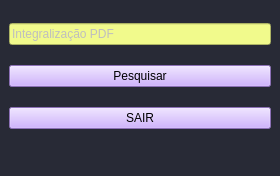
<?xml version="1.0" encoding="UTF-8"?>
<ui version="4.0">
 <class>MainWindow</class>
 <widget class="QMainWindow" name="MainWindow">
  <property name="geometry">
   <rect>
    <x>0</x>
    <y>0</y>
    <width>280</width>
    <height>176</height>
   </rect>
  </property>
  <property name="windowTitle">
   <string>MainWindow</string>
  </property>
  <property name="styleSheet">
   <string notr="true">background-color: rgb(40, 42, 54)</string>
  </property>
  <widget class="QWidget" name="centralwidget">
   <layout class="QGridLayout" name="gridLayout_2">
    <item row="0" column="0">
     <widget class="QLineEdit" name="lineEdit">
      <property name="enabled">
       <bool>false</bool>
      </property>
      <property name="autoFillBackground">
       <bool>false</bool>
      </property>
      <property name="styleSheet">
       <string notr="true">background-color: rgb(241,250,140)</string>
      </property>
      <property name="text">
       <string>Integralização PDF</string>
      </property>
     </widget>
    </item>
    <item row="1" column="0">
     <widget class="QPushButton" name="pushButton_3">
      <property name="styleSheet">
       <string notr="true">background-color: rgb(196, 157, 255)</string>
      </property>
      <property name="text">
       <string>Pesquisar</string>
      </property>
     </widget>
    </item>
    <item row="2" column="0">
     <widget class="QPushButton" name="pushButton_2">
      <property name="styleSheet">
       <string notr="true">
background-color: rgb(196, 157, 255)
</string>
      </property>
      <property name="text">
       <string>SAIR</string>
      </property>
     </widget>
    </item>
   </layout>
  </widget>
  <widget class="QMenuBar" name="menubar">
   <property name="geometry">
    <rect>
     <x>0</x>
     <y>0</y>
     <width>280</width>
     <height>21</height>
    </rect>
   </property>
  </widget>
  <widget class="QStatusBar" name="statusbar"/>
 </widget>
 <resources/>
 <connections/>
</ui>
